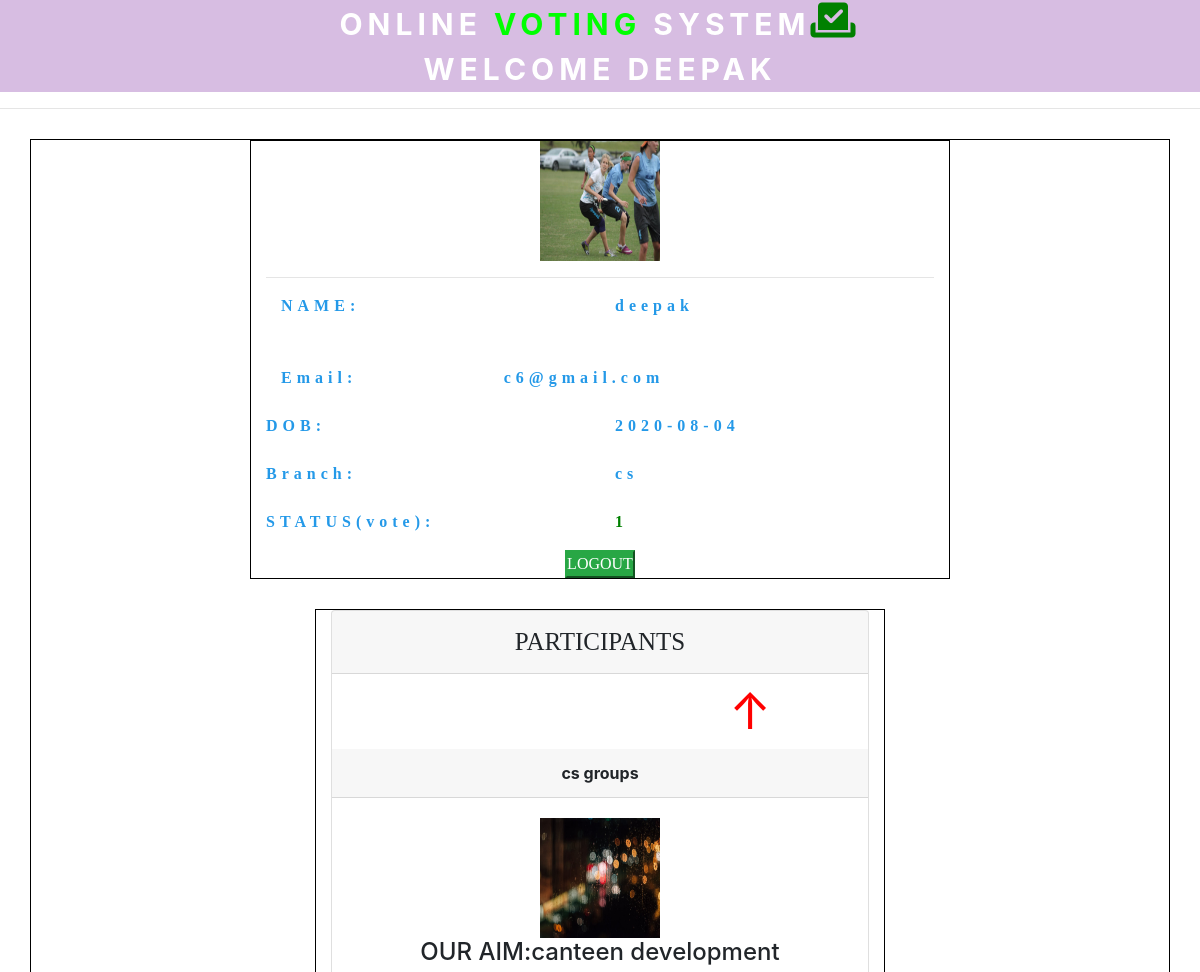
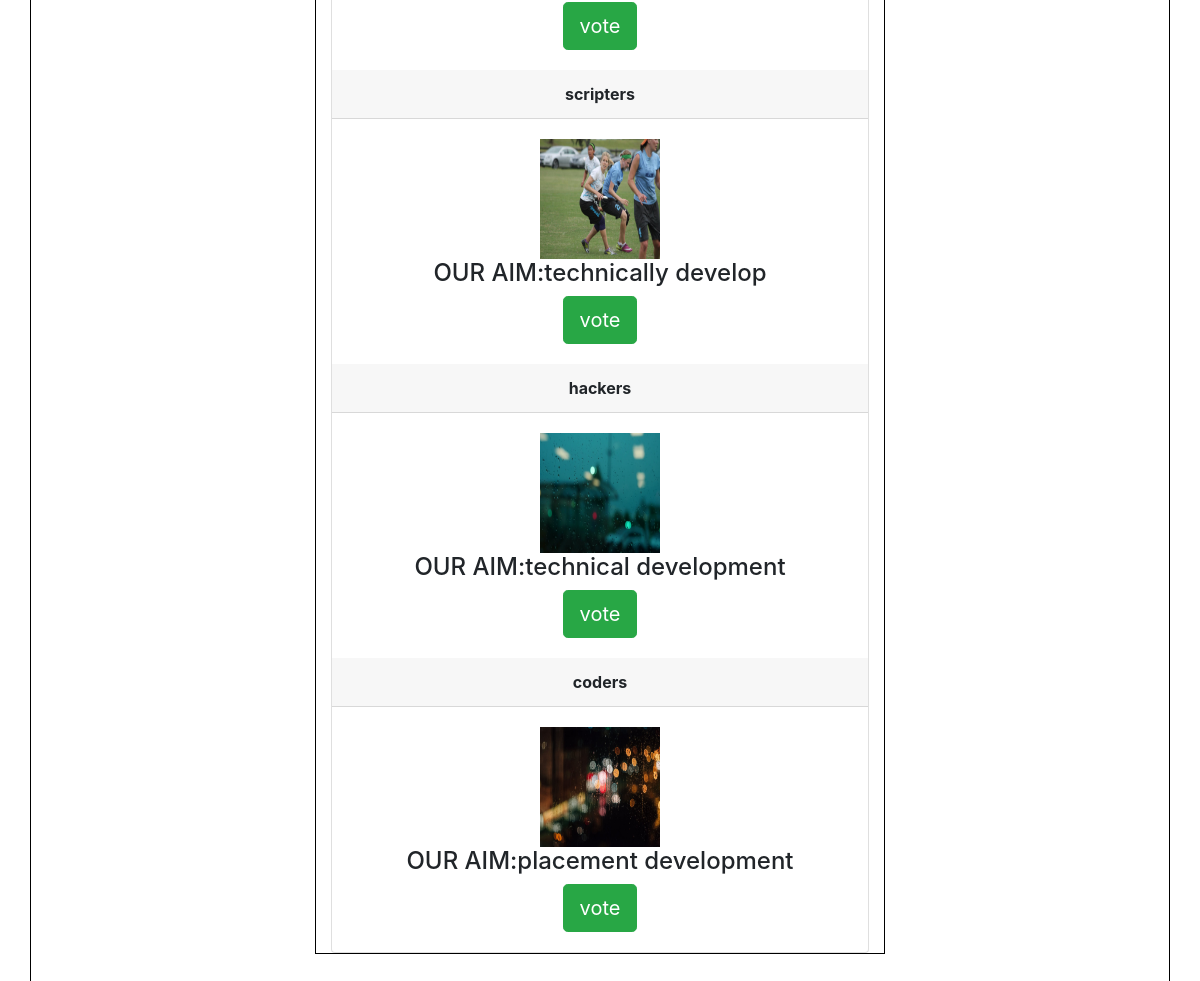
The page /loginu.php (signed in) on the database its author committed (2 pictures, top to bottom).
### tables this page shows
CREATE TABLE `user` (
  `id` int(10) NOT NULL,
  `username` varchar(100) NOT NULL,
  `password` int(100) NOT NULL,
  `email` varchar(100) NOT NULL,
  `branch` varchar(100) NOT NULL,
  `date` date NOT NULL,
  `address` text NOT NULL,
  `vote` tinyint(4) NOT NULL DEFAULT '0',
  `image` varchar(200) NOT NULL,
  `number` int(100) DEFAULT NULL
);

CREATE TABLE `groups` (
  `id` int(10) NOT NULL,
  `username` varchar(200) NOT NULL,
  `password` int(100) NOT NULL,
  `image` varchar(100) NOT NULL,
  `date` varchar(100) NOT NULL,
  `email` varchar(100) NOT NULL,
  `votes` int(100) NOT NULL DEFAULT '0',
  `address` text NOT NULL,
  `branch` varchar(100) NOT NULL,
  `number` int(100) NOT NULL
);

### loginu.php (the view, shortened to what this page needs)
<?php
include("process.php");
?>
<!DOCTYPE html>
<html>
<head>
<link rel="stylesheet" href="https://stackpath.bootstrapcdn.com/bootstrap/4.5.0/css/bootstrap.min.css">
   <link rel="stylesheet" href="https://cdnjs.cloudflare.com/ajax/libs/font-awesome/4.7.0/css/font-awesome.min.css">
</head>
<body>
<div class="page-header" id="top">
       ONLINE <span style="color:lime;">VOTING</span> SYSTEM<i class="fas fa-vote-yea" style="font-size:40px;color:green;"></i></br>
      WELCOME <?php echo $_SESSION['username']?>
    </div><hr>
    <div class="container">
      <div class="row">
        <div class="col-sm left">
         <?php
          $email=$_SESSION['email'];
           $sl="select * from user where email='$email'";
           $res=mysqli_query($conn,$sl)
           or die(mysqli_error($conn));
           while($row=mysqli_fetch_array($res))
           {
                ?>
                   <div class="inside">
                      <center> <?php echo "<img src='images/".$row['image']."'>";?></center>
                       <hr>
                       <div class="container-fluid">
                         <div class="row">
                            <div class="col-sm">
                               NAME:
                            </div>
                             <div class="col-sm">
                             <?php echo $row['username']?>
                             </div>
                         </div>
                         <div class="row">
                            <div class="col-sm-4"> </br>
                              Email:
                            </div>
                             <div class="col-sm-8"></br>
                             <?php echo $row['email']?>
                             </div>
                             </div>
                         </div><div class="row">
                            <div class="col-sm"> </br>
                               DOB:
                            </div>
                             <div class="col-sm"></br>
                             <?php echo $row['date']?>
                             </div>
                         </div><div class="row">
                            <div class="col-sm"></br>
                               Branch:
                            </div>
                             <div class="col-sm"></br>
                             <?php echo $row['branch']?>
                             </div>
                         </div><div class="row">
                            <div class="col-sm"></br>
                               STATUS(vote):
                            </div>
                             <div class="col-sm"></br>
                             <?php  if($row['vote']==0)
                                     echo "<p> <font color=red>".$row['vote']."</font> </p>";
                                  else
                                  echo "<p> <font color=green>".$row['vote']."</font> </p>";
                             ?>
                             </div>
                             </div>
                             <div class="row">
                                <div class="col-sm">
                                <center> <a href="logout.php"><button class="bt btn-success bt-lg ">LOGOUT</button></a></center>
                                </div>
                             </div>
                       </div>
                   </div>
                 <?php
           }
       ?>
        </div>
        <div class="col-sm main-right">
             <div class="container t">
               <div class="card right">
                 <div class="card-header text-center carhe">
                    PARTICIPANTS
                 </div>
                  <div class="car-body">
                  <div class="side">
                      <a href="#top">&uarr;</a>
                </div>
                  <?php
                          $sl="select * from groups";
                          $res=mysqli_query($conn,$sl)
                          or die(mysqli_error($conn));
                          while($row=mysqli_fetch_array($res))
                          {
                           ?>
                                <div class="card-header text-center">
                              <b><?php echo $row['username'];?></b>
                                </div>
                                 <div class="card-body">
								  <form action="" method="post">
                                 <center><?php echo "<img src='images/".$row['image']."'>";
                                 echo "<h4>OUR AIM:".$row['address']."</h4>";
                                 ?>
								 <button class="btn btn-success btn-lg" name="submit"> <a href="vote.php?value=<?php echo $row['id']?>" onclick="return send(<?php echo $row['id']?>)" style="text-decoration:none;">vote</a></button>
                                  </form>
                                </div>
                           <?php
                          }
                   ?>
                   </div>
                  </div>
               </div>
              </div>
        </div>
</body>
</html>

### loginu.php (style rules this page uses)
* { margin:0px; padding:0px; user-select:pointer; }
.page-header { background-color:#D7BDE2; width:100%; text-align:center; font-size:30px; font-style:verdana; font-weight:bold; color:white; text-transform:uppercase; letter-spacing:5px; }
img { height:120px; width:120px; }
.left { border:1px solid black; max-width:700px; font-weight:bold; font-family:verdana; letter-spacing:5px; color:#2E86C1; width:100%; margin:auto; color:#2499E8; }
.container { border:1px solid black; margin:30px auto; }
.carhe { font-size:25px; font-family:verdana; font-style:verdana; }
.main-right { max-width:600px; margin:0px auto; }
.side { position: sticky; top: 0; font-size: 50px; width:100%; text-align:center; margin:auto 150px; }
.side a { color:red; text-decoration:none; }
a { color:white; }

### rows shown on the page
user: image (picture), username "deepak", email "c6@gmail.com", date "2020-08-04", branch "cs", vote "1"
groups: username "cs groups", image (picture), address "canteen development", $row['id'] 1 (drawn)
groups: username "scripters", image (picture), address "technically develop", $row['id'] 2 (drawn)
groups: username "hackers", image (picture), address "technical development", $row['id'] 3 (drawn)
groups: username "coders", image (picture), address "placement development", $row['id'] 4 (drawn)

### other values the page prints
$_SESSION['username'] "DEEPAK"
